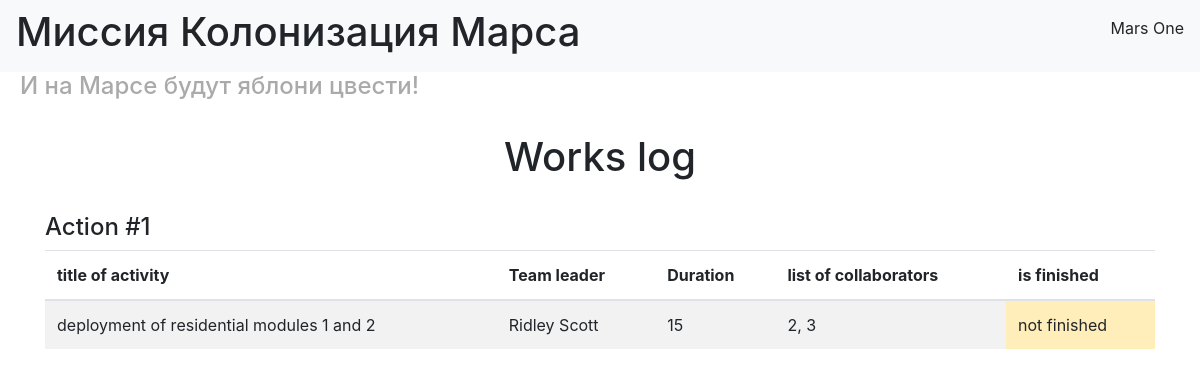
Page /jobs_list on the earlier database version.
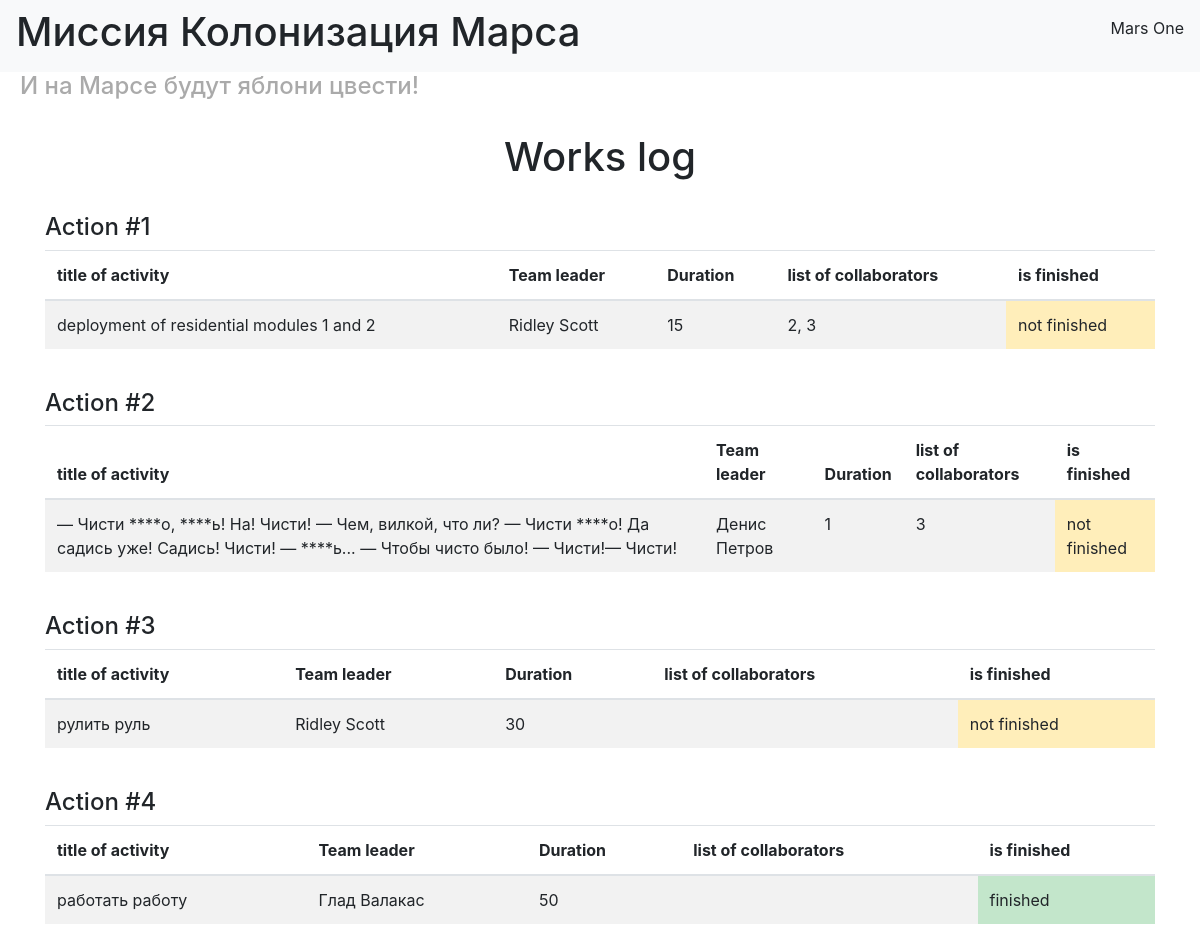
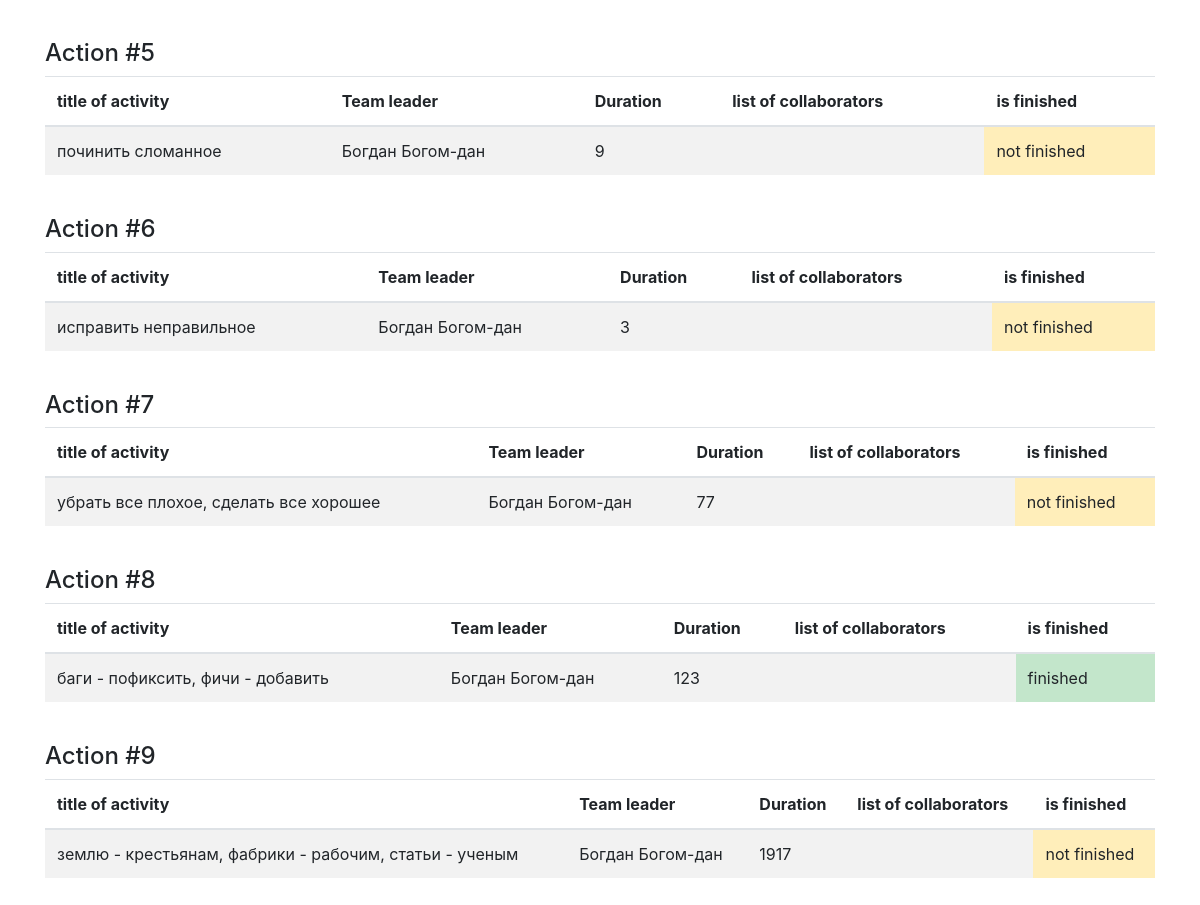
Same page on the later database version (2 pictures, top to bottom).
### data/jobs.py (models this page shows, shortened)
class Jobs(SqlAlchemyBase):
    __tablename__ = 'jobs'
    id = sqlalchemy.Column(sqlalchemy.Integer, primary_key=True, autoincrement=True)
    team_leader = sqlalchemy.Column(sqlalchemy.Integer, sqlalchemy.ForeignKey("users.id"))
    job = sqlalchemy.Column(sqlalchemy.String)
    work_size = sqlalchemy.Column(sqlalchemy.Integer)
    collaborators = sqlalchemy.Column(sqlalchemy.String)
    start_date = sqlalchemy.Column(sqlalchemy.DateTime)
    end_date = sqlalchemy.Column(sqlalchemy.DateTime)
    is_finished = sqlalchemy.Column(sqlalchemy.Boolean)
    user = orm.relation('User')

### data/users.py (models this page shows, shortened)
class User(SqlAlchemyBase):
    __tablename__ = 'users'
    id = sqlalchemy.Column(sqlalchemy.Integer, primary_key=True, autoincrement=True)
    surname = sqlalchemy.Column(sqlalchemy.String)
    name = sqlalchemy.Column(sqlalchemy.String)
    age = sqlalchemy.Column(sqlalchemy.Integer)
    position = sqlalchemy.Column(sqlalchemy.String)
    speciality = sqlalchemy.Column(sqlalchemy.String)
    address = sqlalchemy.Column(sqlalchemy.String)
    email = sqlalchemy.Column(sqlalchemy.String, index=True, unique=True)
    hashed_password = sqlalchemy.Column(sqlalchemy.String)
    modified_date = sqlalchemy.Column(sqlalchemy.DateTime, default=datetime.datetime.now)
    jobs = orm.relation("Jobs", back_populates='user')

### server.py (the view)
@app.route('/jobs_list')
def jobs_list():
    session = db_session.create_session()
    jobs = session.query(Jobs).all()
    return render_template('jobs_list.html', jobs=jobs)

### data/db_session.py (called while the page is built)
def create_session() -> Session:
    global __factory
    return __factory()

### templates/jobs_list.html
{% extends "base.html" %}
{% block content %}
<br>
<h1 style="text-align: center">Works log</h1>
<br>
{% for job in jobs %}
<h4>Action #{{job.id}}</h4>
<table class="table table-striped table-hover">
  <thead>
    <tr>
      <th scope="col">title of activity</th>
      <th scope="col">Team leader</th>
      <th scope="col">Duration</th>
      <th scope="col">list of collaborators</th>
      <th scope="col">is finished</th>
    </tr>
  </thead>
  <tbody>
    <tr>
      <td>{{job.job}}</td>
      <td>{{job.user.name}} {{job.user.surname}}</td>
      <td>{{job.work_size}}</td>
      <td>{{job.collaborators}}</td>
      {% if job.is_finished %}
      <td class="table-success">finished</td>
      {% else %}
      <td class="table-warning">not finished</td>
      {% endif %}
    </tr>
  </tbody>
</table>
<br>
{% endfor %}
{% endblock %}

### templates/base.html (shortened to what this page needs)
<!doctype html>
<html lang="en">
<head>
    <link rel="stylesheet"
          href="https://stackpath.bootstrapcdn.com/bootstrap/4.4.1/css/bootstrap.min.css"
>
    <link rel="stylesheet" href="{{url_for('static', filename='css/style.css')}}">
</head>
<body>
<header>
    <nav class="navbar navbar-light bg-light">
        <h1>Миссия Колонизация Марса</h1>
        <p>Mars One</p>
    </nav>
    <h4 class="grey_title" style="color: #aaaaaa">И на Марсе будут яблони цвести!</h4>
</header>
<main role="main" class="container">
    {% block content %}{% endblock %}
</main>
</body>
</html>

### static/css/style.css (style rules this page uses)
h4.grey_title { margin-left: 20px; color: #aaaaaa; }

Differences in the rows shown:
added Jobs: id "2", job "— Чисти ****о, ****ь! На! Чисти! — Чем, вилкой, что ли? — Чисти ****о! Да садись уже! Садись! Чисти! — ****ь... — Чтобы чисто было! — Чисти!— Чисти!", user.name "Денис", user.surname "Петров", work_size "1", collaborators "3", is_finished "not finished"
added Jobs: id "3", job "рулить руль", user.name "Ridley", user.surname "Scott", work_size "30", is_finished "not finished"
added Jobs: id "4", job "работать работу", user.name "Глад", user.surname "Валакас", work_size "50", is_finished "finished"
added Jobs: id "5", job "починить сломанное", user.name "Богдан", user.surname "Богом-дан", work_size "9", is_finished "not finished"
added Jobs: id "6", job "исправить неправильное", user.name "Богдан", user.surname "Богом-дан", work_size "3", is_finished "not finished"
added Jobs: id "7", job "убрать все плохое, сделать все хорошее", user.name "Богдан", user.surname "Богом-дан", work_size "77", is_finished "not finished"
added Jobs: id "8", job "баги - пофиксить, фичи - добавить", user.name "Богдан", user.surname "Богом-дан", work_size "123", is_finished "finished"
added Jobs: id "9", job "землю - крестьянам, фабрики - рабочим, cтатьи - ученым", user.name "Богдан", user.surname "Богом-дан", work_size "1917", is_finished "not finished"
